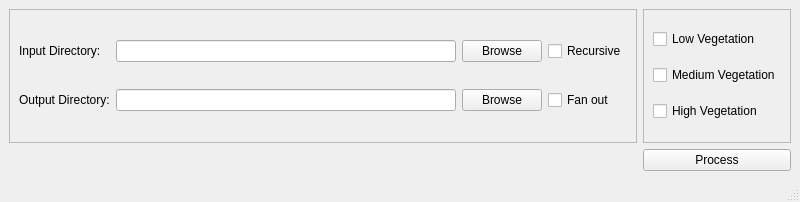
<?xml version="1.0" encoding="UTF-8"?>
<ui version="4.0">
 <class>MainWindow</class>
 <widget class="QMainWindow" name="MainWindow">
  <property name="geometry">
   <rect>
    <x>0</x>
    <y>0</y>
    <width>800</width>
    <height>202</height>
   </rect>
  </property>
  <property name="windowTitle">
   <string>MainWindow</string>
  </property>
  <widget class="QWidget" name="centralwidget">
   <layout class="QGridLayout" name="gridLayout">
    <item row="2" column="1">
     <widget class="QFrame" name="frame">
      <property name="frameShape">
       <enum>QFrame::StyledPanel</enum>
      </property>
      <property name="frameShadow">
       <enum>QFrame::Raised</enum>
      </property>
      <layout class="QGridLayout" name="gridLayout_2">
       <item row="2" column="0">
        <widget class="QCheckBox" name="checkBox_5">
         <property name="text">
          <string>High Vegetation</string>
         </property>
        </widget>
       </item>
       <item row="1" column="0">
        <widget class="QCheckBox" name="checkBox_4">
         <property name="text">
          <string>Medium Vegetation</string>
         </property>
        </widget>
       </item>
       <item row="0" column="0">
        <widget class="QCheckBox" name="checkBox_3">
         <property name="text">
          <string>Low Vegetation</string>
         </property>
        </widget>
       </item>
      </layout>
     </widget>
    </item>
    <item row="2" column="0">
     <widget class="QFrame" name="frame_2">
      <property name="frameShape">
       <enum>QFrame::StyledPanel</enum>
      </property>
      <property name="frameShadow">
       <enum>QFrame::Raised</enum>
      </property>
      <layout class="QGridLayout" name="gridLayout_3">
       <item row="0" column="2">
        <widget class="QPushButton" name="pushButton">
         <property name="text">
          <string>Browse</string>
         </property>
        </widget>
       </item>
       <item row="0" column="0">
        <widget class="QLabel" name="label">
         <property name="text">
          <string>Input Directory:</string>
         </property>
        </widget>
       </item>
       <item row="0" column="1">
        <widget class="QLineEdit" name="lineEdit"/>
       </item>
       <item row="0" column="3">
        <widget class="QCheckBox" name="checkBox">
         <property name="text">
          <string>Recursive</string>
         </property>
        </widget>
       </item>
       <item row="1" column="0">
        <widget class="QLabel" name="label_2">
         <property name="text">
          <string>Output Directory:</string>
         </property>
        </widget>
       </item>
       <item row="1" column="1">
        <widget class="QLineEdit" name="lineEdit_2"/>
       </item>
       <item row="1" column="2">
        <widget class="QPushButton" name="pushButton_2">
         <property name="text">
          <string>Browse</string>
         </property>
        </widget>
       </item>
       <item row="1" column="3">
        <widget class="QCheckBox" name="checkBox_2">
         <property name="text">
          <string>Fan out</string>
         </property>
        </widget>
       </item>
      </layout>
     </widget>
    </item>
    <item row="3" column="1">
     <widget class="QPushButton" name="pushButton_3">
      <property name="text">
       <string>Process</string>
      </property>
     </widget>
    </item>
   </layout>
  </widget>
  <widget class="QMenuBar" name="menubar">
   <property name="geometry">
    <rect>
     <x>0</x>
     <y>0</y>
     <width>800</width>
     <height>22</height>
    </rect>
   </property>
  </widget>
  <widget class="QStatusBar" name="statusbar"/>
 </widget>
 <resources/>
 <connections/>
</ui>
